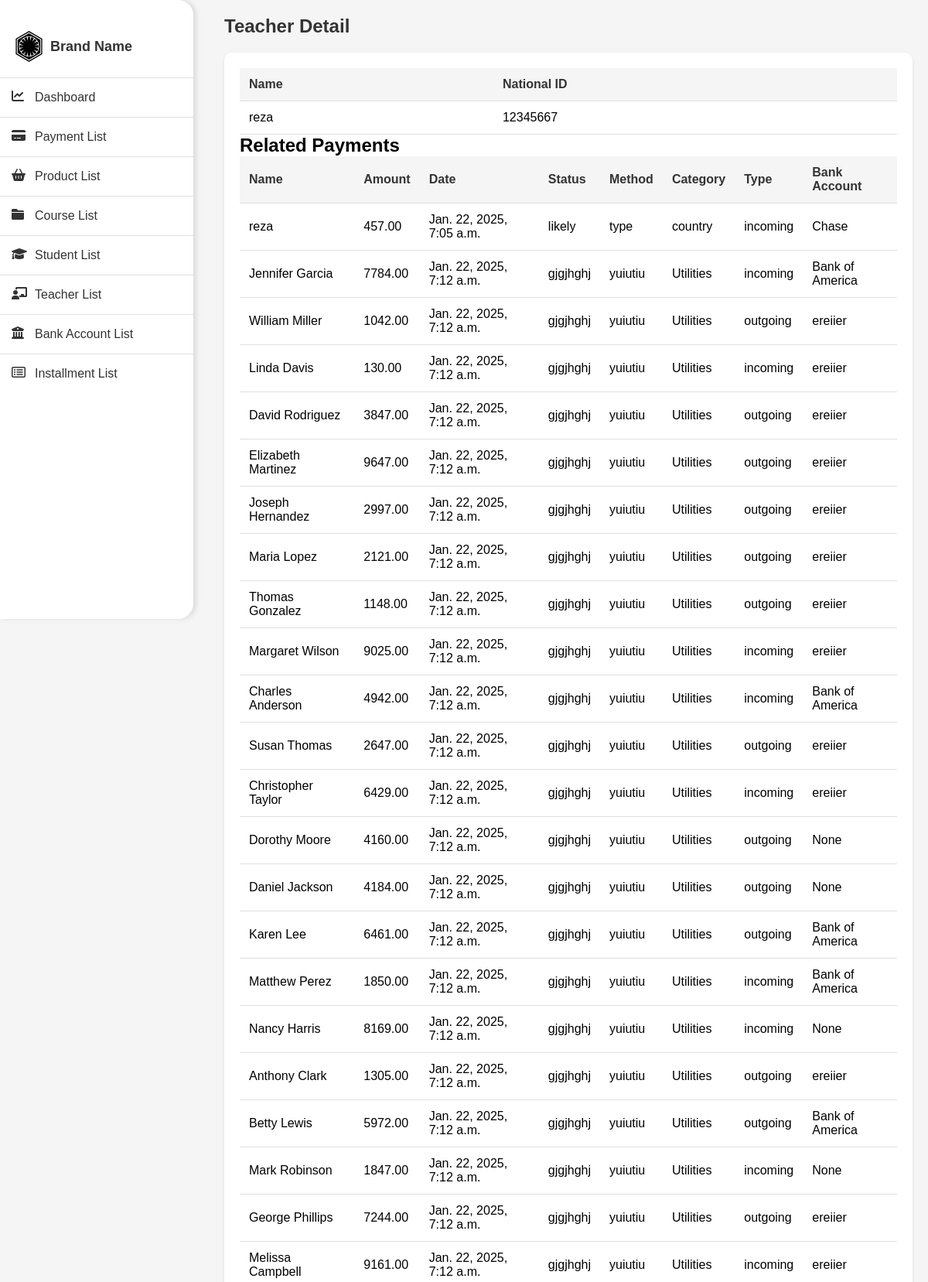
The page /teacher-detail/1/ (signed in, upper part) on the database its author committed.
### payments/models.py (models this page shows, shortened)
class Teacher(models.Model):
    person = models.ForeignKey(Person, on_delete=models.DO_NOTHING, related_name='teachers')
    name = models.CharField(max_length=255)
    national_id = models.CharField(max_length=20, unique=True)

class Payment(models.Model):
    name = models.CharField(max_length=255, db_index=True)
    amount = models.DecimalField(max_digits=10, decimal_places=2)
    datetime = models.DateTimeField(auto_now_add=True, db_index=True)
    related_person = models.ForeignKey(Person, on_delete=models.DO_NOTHING, related_name='payments')
    payment_method = models.ForeignKey(PaymentMethod, on_delete=models.DO_NOTHING, related_name='payments')
    status = models.ForeignKey(Status, on_delete=models.DO_NOTHING, related_name='payments')
    info_text = models.TextField(blank=True, null=True)
    category = models.ForeignKey(PaymentCategory, on_delete=models.DO_NOTHING, related_name='payments')
    payment_type = models.ForeignKey(PaymentType, on_delete=models.DO_NOTHING, related_name='payments')
    related_bank_account = models.ForeignKey(BankAccount, on_delete=models.DO_NOTHING, null=True, blank=True,
                                             related_name='payments')

### payments/views.py (the view)
# urls.py: path('teacher-detail/<int:teacher_id>/', views.teacher_detail_page, name='teacher_detail'),
@login_required
@user_passes_test(is_staff_or_superuser, login_url='login')
def teacher_detail_page(request, teacher_id):
    teacher = get_object_or_404(Teacher, id=teacher_id)
    person = teacher.person
    payments = Payment.objects.filter(related_person=person).values(
        'name', 'amount', 'datetime', 'status__title',
        'payment_method__title', 'category__name',
        'payment_type__title', 'related_bank_account__name'
    )
    courses = Course.objects.filter(teacher=teacher).values(
        'title', 'session_time', 'start_date', 'end_date', 'olympiad__title'
    )
    products = Product.objects.filter(teacher=teacher).values(
        'title', 'amount', 'description'
    )
    return render(request, 'payments/teacher_detail.html', {
        'teacher': teacher,
        'payments': payments,
        'courses': courses,
        'products': products
    })

### payments/views.py (called while the page is built)
def is_staff_or_superuser(user):
    return user.is_staff or user.is_superuser

### payments/templates/payments/teacher_detail.html (shortened to what this page needs)
{% load static %}
<!DOCTYPE html>
<html lang="en">
<head>
    <link rel="stylesheet" href="https://cdnjs.cloudflare.com/ajax/libs/font-awesome/6.0.0/css/all.min.css">
</head>
<body>
<div class="sidebar">
    <div class="sidebar-header">
        <i class="fa-brands fa-first-order"></i>
        <h2>Brand Name</h2>
    </div>
    <a href="{% url 'dashboard' %}" class="sidebar-button {% if request.resolver_match.url_name == 'dashboard' %}active{% endif %}">
        <i class="fa-solid fa-chart-line"></i>
        Dashboard
    </a>
    <a href="{% url 'payment_list' %}" class="sidebar-button {% if request.resolver_match.url_name == 'payment_list' %}active{% endif %}">
        <i class="fa-solid fa-credit-card"></i>
        Payment List
    </a>
    <a href="{% url 'product_list' %}" class="sidebar-button {% if request.resolver_match.url_name == 'product_list' %}active{% endif %}">
        <i class="fa-solid fa-basket-shopping"></i>
        Product List
    </a>
    <a href="{% url 'course_list' %}" class="sidebar-button {% if request.resolver_match.url_name == 'course_list' %}active{% endif %}">
        <i class="fa-solid fa-folder"></i>
        Course List
    </a>
    <a href="{% url 'student_list' %}" class="sidebar-button {% if request.resolver_match.url_name == 'student_list' %}active{% endif %}">
        <i class="fa-solid fa-graduation-cap"></i>
        Student List
    </a>
    <a href="{% url 'teacher_list' %}" class="sidebar-button {% if request.resolver_match.url_name == 'teacher_list' %}active{% endif %}">
        <i class="fa-solid fa-chalkboard-user"></i>
        Teacher List
    </a>
    <a href="{% url 'bank_account_list' %}" class="sidebar-button {% if request.resolver_match.url_name == 'bank_account_list' %}active{% endif %}">
        <i class="fa-solid fa-building-columns"></i>
        Bank Account List
    </a>
    <a href="{% url 'installment_list' %}" class="sidebar-button {% if request.resolver_match.url_name == 'installment_list' %}active{% endif %}">
        <i class="fa-regular fa-rectangle-list"></i>
        Installment List
    </a>
</div>
<div class="content">
    <div class="page-header">
        <h1>Teacher Detail</h1>
    </div>
    <div class="table-container">
        <table id="teacher-detail-table">
            <thead>
                <tr>
                    <th>Name</th>
                    <th>National ID</th>
                </tr>
            </thead>
            <tbody>
                <tr>
                    <td>{{ teacher.name }}</td>
                    <td>{{ teacher.national_id }}</td>
                </tr>
            </tbody>
        </table>
        <div class="table-gap">
            <h2>Related Payments</h2>
            <table id="related-payments-table">
                <thead>
                    <tr>
                        <th>Name</th>
                        <th>Amount</th>
                        <th>Date</th>
                        <th>Status</th>
                        <th>Method</th>
                        <th>Category</th>
                        <th>Type</th>
                        <th>Bank Account</th>
                    </tr>
                </thead>
                <tbody>
                    {% for payment in payments %}
                    <tr>
                        <td>{{ payment.name }}</td>
                        <td>{{ payment.amount }}</td>
                        <td>{{ payment.datetime }}</td>
                        <td>{{ payment.status__title }}</td>
                        <td>{{ payment.payment_method__title }}</td>
                        <td>{{ payment.category__name }}</td>
                        <td>{{ payment.payment_type__title }}</td>
                        <td>{{ payment.related_bank_account__name }}</td>
                    </tr>
                    {% endfor %}
                </tbody>
            </table>
        </div>
    </div>
</div>
</body>
</html>

### payments/templates/payments/teacher_detail.html (style rules this page uses)
* { box-sizing: border-box; margin: 0; padding: 0; }
body { font-family: Arial, sans-serif; background: #f5f5f5; margin: 0; display: flex; opacity: 0; animation: fadeIn 0.3s ease-in forwards; }
.sidebar { width: 250px; background-color: #ffffff; border-radius: 0 20px 20px 0; box-shadow: 4px 0 6px rgba(0, 0, 0, 0.1); padding: 20px 0; height: 100vh; position: fixed; left: 0; top: 0; transition: transform 0.3s ease; }
.sidebar-header { display: flex; align-items: center; padding: 20px; border-bottom: 1px solid #e0e0e0; }
.sidebar-header i { font-size: 40px; margin-right: 10px; }
.sidebar-header h2 { font-size: 18px; color: #333333; }
.sidebar-button { display: flex; align-items: center; width: 100%; padding: 15px; text-align: left; color: #333333; text-decoration: none; border-bottom: 1px solid #e0e0e0; transition: background-color 0.3s ease; }
.sidebar-button i { width: 20px; height: 20px; margin-right: 10px; }
.sidebar-button:last-child { border-bottom: none; }
.content { margin-left: 270px; padding: 20px; width: calc(100% - 270px); transition: margin-left 0.3s ease; }
.page-header { display: flex; justify-content: space-between; align-items: center; margin-bottom: 20px; }
.page-header h1 { font-size: 24px; color: #333333; }
.table-container { background-color: #ffffff; border-radius: 10px; box-shadow: 0 2px 4px rgba(0, 0, 0, 0.1); padding: 20px; overflow-x: auto; }
table { width: 100%; border-collapse: collapse; }
th, td { padding: 12px; text-align: left; border-bottom: 1px solid #e0e0e0; }
th { background-color: #f5f5f5; font-weight: bold; color: #333333; }

### rows shown on the page
Teacher: name "reza", national_id "12345667"
Payment: name "reza", amount "457.00", datetime "Jan. 22, 2025, 7:05 a.m.", status__title "likely", payment_method__title "type", category__name "country", payment_type__title "incoming", related_bank_account__name "Chase"
Payment: name "Jennifer Garcia", amount "7784.00", datetime "Jan. 22, 2025, 7:12 a.m.", status__title "gjgjhghj", payment_method__title "yuiutiu", category__name "Utilities", payment_type__title "incoming", related_bank_account__name "Bank of America"
Payment: name "William Miller", amount "1042.00", datetime "Jan. 22, 2025, 7:12 a.m.", status__title "gjgjhghj", payment_method__title "yuiutiu", category__name "Utilities", payment_type__title "outgoing", related_bank_account__name "ereiier"
Payment: name "Linda Davis", amount "130.00", datetime "Jan. 22, 2025, 7:12 a.m.", status__title "gjgjhghj", payment_method__title "yuiutiu", category__name "Utilities", payment_type__title "incoming", related_bank_account__name "ereiier"
Payment: name "David Rodriguez", amount "3847.00", datetime "Jan. 22, 2025, 7:12 a.m.", status__title "gjgjhghj", payment_method__title "yuiutiu", category__name "Utilities", payment_type__title "outgoing", related_bank_account__name "ereiier"
Payment: name "Elizabeth Martinez", amount "9647.00", datetime "Jan. 22, 2025, 7:12 a.m.", status__title "gjgjhghj", payment_method__title "yuiutiu", category__name "Utilities", payment_type__title "outgoing", related_bank_account__name "ereiier"
Payment: name "Joseph Hernandez", amount "2997.00", datetime "Jan. 22, 2025, 7:12 a.m.", status__title "gjgjhghj", payment_method__title "yuiutiu", category__name "Utilities", payment_type__title "outgoing", related_bank_account__name "ereiier"
Payment: name "Maria Lopez", amount "2121.00", datetime "Jan. 22, 2025, 7:12 a.m.", status__title "gjgjhghj", payment_method__title "yuiutiu", category__name "Utilities", payment_type__title "outgoing", related_bank_account__name "ereiier"
Payment: name "Thomas Gonzalez", amount "1148.00", datetime "Jan. 22, 2025, 7:12 a.m.", status__title "gjgjhghj", payment_method__title "yuiutiu", category__name "Utilities", payment_type__title "outgoing", related_bank_account__name "ereiier"
Payment: name "Margaret Wilson", amount "9025.00", datetime "Jan. 22, 2025, 7:12 a.m.", status__title "gjgjhghj", payment_method__title "yuiutiu", category__name "Utilities", payment_type__title "incoming", related_bank_account__name "ereiier"
Payment: name "Charles Anderson", amount "4942.00", datetime "Jan. 22, 2025, 7:12 a.m.", status__title "gjgjhghj", payment_method__title "yuiutiu", category__name "Utilities", payment_type__title "incoming", related_bank_account__name "Bank of America"
Payment: name "Susan Thomas", amount "2647.00", datetime "Jan. 22, 2025, 7:12 a.m.", status__title "gjgjhghj", payment_method__title "yuiutiu", category__name "Utilities", payment_type__title "outgoing", related_bank_account__name "ereiier"
Payment: name "Christopher Taylor", amount "6429.00", datetime "Jan. 22, 2025, 7:12 a.m.", status__title "gjgjhghj", payment_method__title "yuiutiu", category__name "Utilities", payment_type__title "incoming", related_bank_account__name "ereiier"
Payment: name "Dorothy Moore", amount "4160.00", datetime "Jan. 22, 2025, 7:12 a.m.", status__title "gjgjhghj", payment_method__title "yuiutiu", category__name "Utilities", payment_type__title "outgoing", related_bank_account__name "None"
Payment: name "Daniel Jackson", amount "4184.00", datetime "Jan. 22, 2025, 7:12 a.m.", status__title "gjgjhghj", payment_method__title "yuiutiu", category__name "Utilities", payment_type__title "outgoing", related_bank_account__name "None"
Payment: name "Karen Lee", amount "6461.00", datetime "Jan. 22, 2025, 7:12 a.m.", status__title "gjgjhghj", payment_method__title "yuiutiu", category__name "Utilities", payment_type__title "outgoing", related_bank_account__name "Bank of America"
Payment: name "Matthew Perez", amount "1850.00", datetime "Jan. 22, 2025, 7:12 a.m.", status__title "gjgjhghj", payment_method__title "yuiutiu", category__name "Utilities", payment_type__title "incoming", related_bank_account__name "Bank of America"
Payment: name "Nancy Harris", amount "8169.00", datetime "Jan. 22, 2025, 7:12 a.m.", status__title "gjgjhghj", payment_method__title "yuiutiu", category__name "Utilities", payment_type__title "incoming", related_bank_account__name "None"
Payment: name "Anthony Clark", amount "1305.00", datetime "Jan. 22, 2025, 7:12 a.m.", status__title "gjgjhghj", payment_method__title "yuiutiu", category__name "Utilities", payment_type__title "outgoing", related_bank_account__name "ereiier"
Payment: name "Betty Lewis", amount "5972.00", datetime "Jan. 22, 2025, 7:12 a.m.", status__title "gjgjhghj", payment_method__title "yuiutiu", category__name "Utilities", payment_type__title "outgoing", related_bank_account__name "Bank of America"
Payment: name "Mark Robinson", amount "1847.00", datetime "Jan. 22, 2025, 7:12 a.m.", status__title "gjgjhghj", payment_method__title "yuiutiu", category__name "Utilities", payment_type__title "incoming", related_bank_account__name "None"
Payment: name "George Phillips", amount "7244.00", datetime "Jan. 22, 2025, 7:12 a.m.", status__title "gjgjhghj", payment_method__title "yuiutiu", category__name "Utilities", payment_type__title "outgoing", related_bank_account__name "ereiier"
Payment: name "Melissa Campbell", amount "9161.00", datetime "Jan. 22, 2025, 7:12 a.m.", status__title "gjgjhghj", payment_method__title "yuiutiu", category__name "Utilities", payment_type__title "incoming", related_bank_account__name "ereiier"
